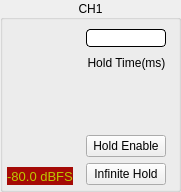
<?xml version="1.0" encoding="UTF-8"?>
<ui version="4.0">
 <class>ConfigMeter</class>
 <widget class="QGroupBox" name="ConfigMeter">
  <property name="geometry">
   <rect>
    <x>0</x>
    <y>0</y>
    <width>181</width>
    <height>192</height>
   </rect>
  </property>
  <property name="maximumSize">
   <size>
    <width>100000</width>
    <height>100000</height>
   </size>
  </property>
  <property name="windowTitle">
   <string>GroupBox</string>
  </property>
  <property name="title">
   <string>CH1</string>
  </property>
  <property name="alignment">
   <set>Qt::AlignCenter</set>
  </property>
  <layout class="QHBoxLayout" name="horizontalLayout">
   <property name="leftMargin">
    <number>4</number>
   </property>
   <property name="topMargin">
    <number>8</number>
   </property>
   <property name="rightMargin">
    <number>4</number>
   </property>
   <property name="bottomMargin">
    <number>4</number>
   </property>
   <item>
    <layout class="QVBoxLayout" name="verticalLayout_2">
     <item alignment="Qt::AlignHCenter">
      <widget class="VolumeWidget" name="Volume" native="true">
       <property name="minimumSize">
        <size>
         <width>40</width>
         <height>0</height>
        </size>
       </property>
       <property name="maximumSize">
        <size>
         <width>40</width>
         <height>16777215</height>
        </size>
       </property>
       <property name="MaxValue" stdset="0">
        <number>20</number>
       </property>
       <property name="MinValue" stdset="0">
        <number>-80</number>
       </property>
       <property name="SingleTrack" stdset="0">
        <bool>true</bool>
       </property>
       <property name="ScaleLabel" stdset="0">
        <bool>true</bool>
       </property>
      </widget>
     </item>
     <item>
      <widget class="QLabel" name="volumeLabel">
       <property name="minimumSize">
        <size>
         <width>0</width>
         <height>18</height>
        </size>
       </property>
       <property name="maximumSize">
        <size>
         <width>16777215</width>
         <height>18</height>
        </size>
       </property>
       <property name="font">
        <font>
         <family>Arial</family>
         <pointsize>10</pointsize>
         <weight>50</weight>
         <italic>false</italic>
         <bold>false</bold>
         <kerning>true</kerning>
        </font>
       </property>
       <property name="styleSheet">
        <string notr="true">background-color: rgb(165, 10, 6);
color: rgb(188, 200, 2);
font: 10pt &quot;Arial&quot;;</string>
       </property>
       <property name="text">
        <string>-80.0 dBFS</string>
       </property>
       <property name="alignment">
        <set>Qt::AlignCenter</set>
       </property>
      </widget>
     </item>
    </layout>
   </item>
   <item>
    <layout class="QVBoxLayout" name="verticalLayout">
     <item alignment="Qt::AlignHCenter|Qt::AlignVCenter">
      <widget class="QLineEdit" name="lineEdit">
       <property name="minimumSize">
        <size>
         <width>80</width>
         <height>0</height>
        </size>
       </property>
       <property name="maximumSize">
        <size>
         <width>80</width>
         <height>16777215</height>
        </size>
       </property>
       <property name="styleSheet">
        <string notr="true">QFrame, QLabel, QToolTip, QLineEdit {
    border: 1px solid black;
    border-radius: 4px;
}</string>
       </property>
       <property name="alignment">
        <set>Qt::AlignCenter</set>
       </property>
      </widget>
     </item>
     <item alignment="Qt::AlignHCenter|Qt::AlignVCenter">
      <widget class="QLabel" name="label_4">
       <property name="minimumSize">
        <size>
         <width>95</width>
         <height>0</height>
        </size>
       </property>
       <property name="maximumSize">
        <size>
         <width>95</width>
         <height>15</height>
        </size>
       </property>
       <property name="text">
        <string>Hold Time(ms)</string>
       </property>
       <property name="alignment">
        <set>Qt::AlignCenter</set>
       </property>
      </widget>
     </item>
     <item alignment="Qt::AlignHCenter|Qt::AlignVCenter">
      <widget class="ConfigGainWidget" name="holdTime" native="true">
       <property name="minimumSize">
        <size>
         <width>50</width>
         <height>50</height>
        </size>
       </property>
       <property name="maximumSize">
        <size>
         <width>50</width>
         <height>50</height>
        </size>
       </property>
      </widget>
     </item>
     <item alignment="Qt::AlignHCenter|Qt::AlignVCenter">
      <widget class="QPushButton" name="holdEnable">
       <property name="minimumSize">
        <size>
         <width>80</width>
         <height>0</height>
        </size>
       </property>
       <property name="maximumSize">
        <size>
         <width>80</width>
         <height>16777215</height>
        </size>
       </property>
       <property name="focusPolicy">
        <enum>Qt::NoFocus</enum>
       </property>
       <property name="text">
        <string>Hold Enable</string>
       </property>
       <property name="checkable">
        <bool>true</bool>
       </property>
      </widget>
     </item>
     <item alignment="Qt::AlignHCenter|Qt::AlignVCenter">
      <widget class="QPushButton" name="InfiniteHold">
       <property name="minimumSize">
        <size>
         <width>80</width>
         <height>0</height>
        </size>
       </property>
       <property name="maximumSize">
        <size>
         <width>80</width>
         <height>16777215</height>
        </size>
       </property>
       <property name="focusPolicy">
        <enum>Qt::NoFocus</enum>
       </property>
       <property name="text">
        <string>Infinite Hold</string>
       </property>
       <property name="checkable">
        <bool>true</bool>
       </property>
      </widget>
     </item>
    </layout>
   </item>
  </layout>
 </widget>
 <customwidgets>
  <customwidget>
   <class>ConfigGainWidget</class>
   <extends>QWidget</extends>
   <header location="global">customWidget/configgainwidget.h</header>
   <container>1</container>
  </customwidget>
  <customwidget>
   <class>VolumeWidget</class>
   <extends>QWidget</extends>
   <header>customWidget/volumewidget.h</header>
   <container>1</container>
  </customwidget>
 </customwidgets>
 <resources/>
 <connections/>
</ui>
